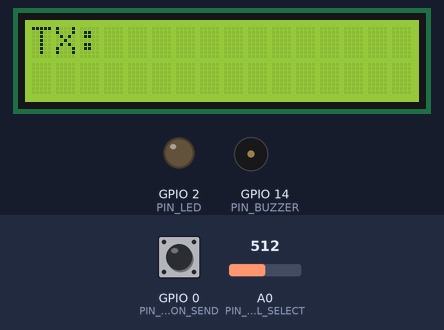
Bench run of a program on a simulated ESP8266 (NodeMCU). Parts: 16×2 character LCD, output pins drawn as LEDs (lit = HIGH), buzzer (waves = sounding). The inputs (shaded band) are chosen by the test bench; at power-on: GPIO 0 (PIN_BUTTON_SEND) HIGH, A0 (PIN_CHANNEL_SELECT) = 512. What the program prints to the serial monitor is not drawn.

Above: at 2.8 s.
2.9 s: GPIO 0 (PIN_BUTTON_SEND) pulled LOW for 0.15 s
At 5.2 s:
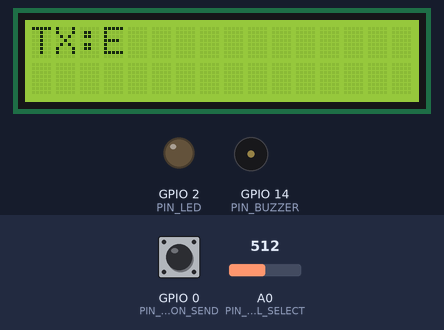
6.0 s: A0 (PIN_CHANNEL_SELECT) set to 684
9.0 s: A0 (PIN_CHANNEL_SELECT) set to 710
At 9.7 s:
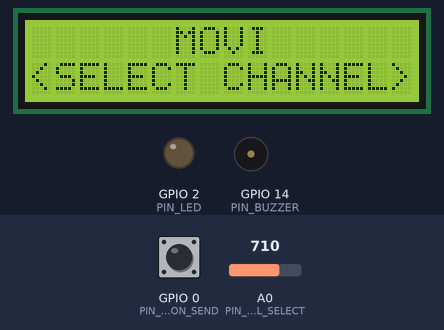
10.5 s: A0 (PIN_CHANNEL_SELECT) set to 390
At 11.0 s:
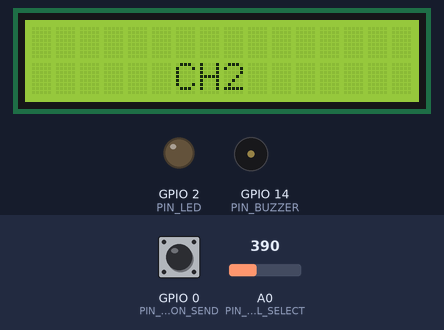
14.6 s: GPIO 0 (PIN_BUTTON_SEND) pulled LOW for 3.2 s
At 14.9 s:
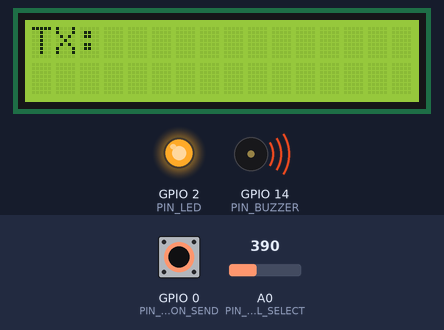
Timing chart, 0 to 19.3 s (numbered marks = the images above; inputs shaded):
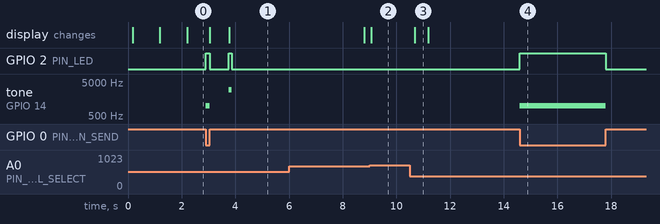

Measured:
- the behaviour switches between 700 and 701 on A0 (PIN_CHANNEL_SELECT) (found by bisection; images 1 and 2)
- after the input at 2.9 s, GPIO 2 (PIN_LED): alternates HIGH for 0.13 s and LOW for 0.70 s, 4 changes in all, then stays LOW, starting at once; tone on GPIO 14 (PIN_BUZZER): silent → 1000 Hz at once, → silent 0.15 s later, → 3000 Hz 0.70 s later, → silent 0.10 s later; the display: first changes after 0.15 s (image 1 shows a later state)
- after the input at 9.0 s, the display: changes after 0.07 s (image 2)
- after the input at 10.5 s, the display: changes after 0.18 s (image 3)
- after the input at 14.6 s, GPIO 2 (PIN_LED): LOW → HIGH at once, → LOW 3.2 s later; tone on GPIO 14 (PIN_BUZZER): silent → 1000 Hz at once, → silent 3.2 s later
- what the display in image 3 shows lasts 0.5 s, from 10.7 s to 11.2 s

The program:

main.cpp
```cpp
/****************************************************
 * Movi - Morse code/serial data transceiver and education tool.
 * Hardware:
 * - ESP-12E NodeMCU (ESP8266)
 * - 16x2 LCD (LiquidCrystal_I2C)
 * - 3-way channel select (Analog Voltage Divider on A0)
 * - Send button (D3)
 * - LED (D4) GPIO2
 * - Buzzer (D5) PGIO14
 ****************************************************/

#include <Arduino.h>
#include <LiquidCrystal_I2C.h>
#include <ESP8266WiFi.h>
#include <espnow.h>

/* =======================
   Pin Definitions
   ======================= */

/*
  PIN USAGE:
  A0 (ADC0)   CHANNEL SELECT (ANALOG INPUT)
  D1 (GPIO5)  LCD SCL
  D2 (GPIO4)  LCD SDA
  D3 (GPIO0)  SEND BUTTON (INPUT PULL_UP)
  D4 (GPIO2)  LED
  D5 (GPIO14) BUZZER (OUTPUT PWM)
*/

// Adjust these depending on your specific board mapping
#define PIN_CHANNEL_SELECT A0 // Analog Input
#define PIN_BUTTON_SEND 0     // D3 (GPIO 0)
#define PIN_LED 2             // D4 (GPIO 2)
#define PIN_BUZZER 14         // D5 (GPIO 14)

/* =======================
   Constants & Settings
   ======================= */
#define LCD_ADDRESS 0x27
#define LCD_COLUMNS 16
#define LCD_ROWS 2

// REPLACE WITH RECEIVER MAC Address
// universal mac address
uint8_t broadcastAddress[] = {0xFF, 0xFF, 0xFF, 0xFF, 0xFF, 0xFF};

// Timing thresholds
const unsigned long DOT_DURATION_MAX = 200;  // 0 - 0.2s is a dot
const unsigned long DASH_DURATION_MAX = 600; // 0.2 - 0.6s is a dash
const unsigned long CHAR_TIMEOUT = 700;      // 0.7s blank means end of char
const unsigned long BLANK_TIMEOUT = 5000;    // 5s blank means clear screen
const unsigned long DEBOUNCE = 30;           // 30ms debounce
const unsigned long ADC_POLL_TIME = 200;     // Throttle ADC to allow Wi-Fi to use the ADC
const unsigned long FEEDBACK_POLL_TIME = 5;  // Feedback tick every 5ms

/* =======================
   Objects
   ======================= */
LiquidCrystal_I2C lcd(LCD_ADDRESS, LCD_COLUMNS, LCD_ROWS);

/* =======================
   Variables & States
   ======================= */
enum StateEnum
{
  SELECTING_CHANNEL,
  IDLE,
  RX,
  TX
};
StateEnum state = StateEnum::SELECTING_CHANNEL;

enum ChannelEnum
{
  CHANNEL_NONE,
  CHANNEL_1,
  CHANNEL_2
};
ChannelEnum currentChannel = ChannelEnum::CHANNEL_NONE;

enum FeedbackType
{
  TX_FB = 1000,
  RX_FB = 1500,
  CHARACTER = 3000,
  ERROR = 2000
};

String inputSequence = ""; // Stores ".-" sequence
String textSequence = "";  // Stores recorded text sequence

// Morse Code Lookup Table (Simple version)
const struct
{
  const char *code;
  char letter;
} morseTable[] = {
    {".-", 'A'},
    {"-...", 'B'},
    {"-.-.", 'C'},
    {"-..", 'D'},
    {".", 'E'},
    {"..-.", 'F'},
    {"--.", 'G'},
    {"....", 'H'},
    {"..", 'I'},
    {".---", 'J'},
    {"-.-", 'K'},
    {".-..", 'L'},
    {"--", 'M'},
    {"-.", 'N'},
    {"---", 'O'},
    {".--.", 'P'},
    {"--.-", 'Q'},
    {".-.", 'R'},
    {"...", 'S'},
    {"-", 'T'},
    {"..-", 'U'},
    {"...-", 'V'},
    {".--", 'W'},
    {"-..-", 'X'},
    {"-.--", 'Y'},
    {"--..", 'Z'},
    {"-----", '0'},
    {".----", '1'},
    {"..---", '2'},
    {"...--", '3'},
    {"....-", '4'},
    {".....", '5'},
    {"-....", '6'},
    {"--...", '7'},
    {"---..", '8'},
    {"----.", '9'},
};

// Structure example to send data
// Must match the receiver structure
typedef struct struct_message
{
  ChannelEnum channel = ChannelEnum::CHANNEL_NONE;
  bool clear_input = false;
  bool clear_text = false;
  bool sent_input = false;
  bool sent_text = false;
  char input_sequence[8];
  char text_sequence[32];
} struct_message;

// Create a struct_message called txData
struct_message txData;
struct_message rxData;

volatile bool newMsgReceived = false;
volatile bool isGivingFeedback = false;
volatile bool usingTimeoutFeedback = false;

unsigned long lastFeedbackCheckTime = 0;
unsigned long lastChannelCheckTime = 0;
unsigned long stopFeedbackTime = 0;

/* =======================
   Function Prototypes
   ======================= */
void initHardware();
ChannelEnum getChannelSelection();
bool detectChannelChange(ChannelEnum channel);
void handleChannelChange(ChannelEnum channel);
void handleMorseInput();
void processCharacter();
char decodeMorse(String sequence);
void displayText(String textSeq, bool isTx = true);
void clearText(bool isTx = true);
void displayInput(String inputSeq);
void clearInput();
void setFeedback(bool active, FeedbackType feedbackToneType = FeedbackType::TX_FB);
void timeoutFeedback(unsigned long duration, FeedbackType feedbackToneType = FeedbackType::TX_FB);
void displayError();
void OnDataSent(uint8_t *mac, uint8_t sendStatus);
void OnDataRecv(uint8_t *mac, uint8_t *incomingData, uint8_t len);

/* =======================
   Setup
   ======================= */
void setup()
{
  Serial.begin(115200);
  initHardware();

  Serial.println("<SYSTEM READY>");
  lcd.setCursor(6, 0);
  lcd.print("MOVI");
  lcd.setCursor(1, 1);
  lcd.print("<SYSTEM READY>");
  delay(1000);

  ChannelEnum channel = getChannelSelection();
  handleChannelChange(channel);
}

/* =======================
   Main Loop
   ======================= */
void loop()
{
  unsigned long currentMillis = millis();

  // 1. Throttle the ADC to allow Wi-Fi to use the ADC
  if (currentMillis - lastChannelCheckTime > ADC_POLL_TIME)
  {
    lastChannelCheckTime = currentMillis;
    currentChannel = getChannelSelection();
    if (detectChannelChange(currentChannel))
      handleChannelChange(currentChannel);
  }

  // shut off feedback
  if (currentMillis - lastFeedbackCheckTime > FEEDBACK_POLL_TIME)
  {
    if (usingTimeoutFeedback && currentMillis >= stopFeedbackTime)
    {
      Serial.println("Timeout feedback OFF");
      usingTimeoutFeedback = false;
      setFeedback(false);
    }
    lastFeedbackCheckTime = currentMillis;
  }

  // 2. Skip if still selecting channel
  if (state == StateEnum::SELECTING_CHANNEL)
  {
    delay(50);
    return;
  }

  // Safely check for incoming messages and update the UI
  if (newMsgReceived)
  {
    newMsgReceived = false; // Lower the flag immediately

    if (rxData.channel == currentChannel)
    {
      state = StateEnum::RX;

      Serial.print("Morse Sequence: ");
      Serial.print(rxData.input_sequence);
      Serial.print("\t");
      Serial.print("Letter: ");
      Serial.println(rxData.text_sequence);

      // Update the LCD
      if (rxData.clear_text) // just started new transmission
      {
        clearInput();
        clearText(false);
      }
      if (rxData.clear_input)
      {
        clearInput();
      }
      displayInput(rxData.input_sequence);
      displayText(rxData.text_sequence, false);

      if (rxData.sent_input)
      {
        // get last character of rxData.input_sequence
        char lastChar = rxData.input_sequence[strlen(rxData.input_sequence) - 1];
        if (lastChar == '.')
        {
          timeoutFeedback(100, FeedbackType::RX_FB);
        }
        else if (lastChar == '-')
        {
          timeoutFeedback(300, FeedbackType::RX_FB);
        }
      }
      else if (rxData.sent_text)
      {
        timeoutFeedback(100, FeedbackType::CHARACTER);
      }
    }
    else
    {
      Serial.print("Message from other channel. Channel: ");
      Serial.println(rxData.channel);
    }
  }

  // 4. Handle input
  handleMorseInput();
}

/* =======================
   Functions
   ======================= */

void initHardware()
{
  // LCD
  Wire.begin();
  lcd.init();
  lcd.backlight();
  lcd.clear();

  // Buttons
  pinMode(PIN_BUTTON_SEND, INPUT_PULLUP);

  // Buzzer & LED
  pinMode(PIN_BUZZER, OUTPUT);
  pinMode(PIN_LED, OUTPUT);
  digitalWrite(PIN_BUZZER, LOW);
  digitalWrite(PIN_LED, LOW);

  // ESP-NOW
  // Set device as a Wi-Fi Station
  WiFi.mode(WIFI_STA);
  WiFi.disconnect(); // IMPORTANT: Disconnects from saved networks so the channel doesn't drift
  delay(100);

  if (esp_now_init() != 0)
  {
    Serial.println("Error initializing ESP-NOW");
    return;
  }

  // Once ESPNow is successfully Init, we will register for Send CB to
  // get the status of Trasnmitted packet
  esp_now_set_self_role(ESP_NOW_ROLE_COMBO);
  esp_now_register_send_cb(OnDataSent);
  esp_now_register_recv_cb(OnDataRecv);

  // Register peer
  // TODO: channel
  esp_now_add_peer(broadcastAddress, ESP_NOW_ROLE_COMBO, CHANNEL_1, NULL, 0);
}

ChannelEnum getChannelSelection()
{
  int sensorValue = analogRead(PIN_CHANNEL_SELECT);
  ChannelEnum channel;

  // Logic assumes a voltage divider switch:
  // ~0-50    = None
  // ~300-350 = Ch2
  // ~600-650 = Ch1
  // But we'll give leeway
  // 0~100 = None
  // 100~400 = Ch2
  // 400~700 = Ch1
  if (sensorValue > 100 && sensorValue <= 400)
    channel = ChannelEnum::CHANNEL_2;
  else if (sensorValue > 400 && sensorValue <= 700)
    channel = ChannelEnum::CHANNEL_1;
  else
    channel = ChannelEnum::CHANNEL_NONE;

  return channel;
}

ChannelEnum previousChannel = ChannelEnum::CHANNEL_NONE;
bool detectChannelChange(ChannelEnum channel)
{
  if (channel != previousChannel)
  {
    previousChannel = channel;
    return true;
  }
  return false;
}

void handleChannelChange(ChannelEnum channel)
{
  txData.channel = channel;
  switch (channel)
  {
  case ChannelEnum::CHANNEL_1:
  case ChannelEnum::CHANNEL_2:
    state = StateEnum::IDLE;

    lcd.clear();
    lcd.setCursor(6, 1);
    lcd.print("CH");
    lcd.print(channel);

    // Serial.print("Selected Channel: ");
    // Serial.println(channel);

    delay(500);

    lcd.clear();
    displayText("");

    break;

  case ChannelEnum::CHANNEL_NONE:
    state = StateEnum::SELECTING_CHANNEL;

    lcd.clear();
    lcd.setCursor(6, 0);
    lcd.print("MOVI");
    lcd.setCursor(0, 1);
    lcd.print("<SELECT CHANNEL>");

    // Serial.println("Selected Channel: None");

    break;
  }
}

unsigned long pressStartTime = 0;
unsigned long releaseStartTime = 0;
volatile bool buttonWasPressed = false;
void handleMorseInput()
{
  unsigned long now = millis();
  bool isPressed = (digitalRead(PIN_BUTTON_SEND) == LOW); // LOW because INPUT_PULLUP

  // 1. Button JUST Pressed
  if (isPressed && !buttonWasPressed)
  {
    if (inputSequence.length() < 16)
    {
      pressStartTime = now;
      buttonWasPressed = true;
      Serial.println("Button pressed feedback ON");
      setFeedback(true);

      if (state == StateEnum::RX)
      {
        clearInput();
        clearText();
      }
      state = StateEnum::TX;
    }
  }

  // 2. Button JUST Released
  else if (!isPressed && buttonWasPressed)
  {
    if (inputSequence.length() < 16)
    {
      unsigned long duration = now - pressStartTime;
      Serial.println("Button released feedback OFF");
      setFeedback(false);
      buttonWasPressed = false;
      releaseStartTime = now;

      if (inputSequence.length() == 0)
      {
        txData.clear_input = true;
      }
      else
      {
        txData.clear_input = false;
      }

      // Logic: 0 - 0.3s is Dot, >0.3s is Dash
      if (duration > DEBOUNCE && duration <= DOT_DURATION_MAX)
      {
        inputSequence += ".";
      }
      else if (duration > DOT_DURATION_MAX && duration <= DASH_DURATION_MAX)
      {
        inputSequence += "-";
      }

      // Update screen "Display the dot and dash on screen"
      displayInput(inputSequence);

      // Set values to send
      // Safely convert the String to a char array for transmission
      strncpy(txData.input_sequence, inputSequence.c_str(), sizeof(txData.input_sequence) - 1);
      txData.input_sequence[sizeof(txData.input_sequence) - 1] = '\0'; // Force null termination for safety
      txData.sent_input = true;
      // Send message via ESP-NOW
      esp_now_send(broadcastAddress, (uint8_t *)&txData, sizeof(txData));
      txData.sent_input = false;
    }
  }

  // 3. Waiting (Gap Check)
  else if (!isPressed)
  {
    // "A blank of CHAR_TIMEOUT or above?"
    unsigned long duration = now - releaseStartTime;
    if (duration >= CHAR_TIMEOUT && inputSequence.length() > 0)
    {
      processCharacter();
    }
    else if (duration >= BLANK_TIMEOUT && textSequence.length() > 0 && state != StateEnum::RX)
    {
      state = StateEnum::IDLE;
      clearText();
      clearInput();
      strncpy(txData.input_sequence, "", sizeof(txData.input_sequence) - 1);
      strncpy(txData.text_sequence, "", sizeof(txData.text_sequence) - 1);
    }
  }
}

void processCharacter()
{
  // "The corresponding alphabet exist?"
  char letter = decodeMorse(inputSequence);

  if (letter != '?')
  {
    // YES: "Transform... Send information"
    if (textSequence.length() == 0)
    {
      txData.clear_text = true;
    }
    else
    {
      txData.clear_text = false;
    }

    textSequence += letter;
    displayText(textSequence);

    Serial.print("MORSE:");
    Serial.print(inputSequence);
    Serial.print("\t");
    Serial.print("LETTER:");
    Serial.print(letter);
    Serial.print("\t");
    Serial.print("SENT:");
    Serial.println(textSequence);

    timeoutFeedback(100, FeedbackType::CHARACTER);

    // Set values to send
    // Safely convert the String to a char array for transmission
    strncpy(txData.text_sequence, textSequence.c_str(), sizeof(txData.text_sequence) - 1);
    txData.text_sequence[sizeof(txData.text_sequence) - 1] = '\0'; // Force null termination for safety

    // Send message via ESP-NOW
    txData.sent_text = true;
    esp_now_send(broadcastAddress, (uint8_t *)&txData, sizeof(txData));
    txData.sent_text = false;
  }
  else
    displayError();

  // Reset for next input
  clearInput();
  releaseStartTime = millis(); // Reset timer
}

void displayText(String textSeq, bool isTx)
{
  lcd.setCursor(0, 0);
  if (isTx)
    lcd.print("TX:");
  else
    lcd.print("RX:");
  lcd.print(textSeq);
}

void clearText(bool isTx)
{
  textSequence = "";
  displayText("             ", isTx);
  // Serial.println("Cleared text");
}

void displayInput(String inputSeq)
{
  lcd.setCursor(0, 1);
  lcd.print(inputSeq);
}

void clearInput()
{
  inputSequence = "";
  displayInput("                ");
}

void displayError()
{
  displayInput("<Error>");
}

char decodeMorse(String sequence)
{
  for (unsigned int i = 0; i < sizeof(morseTable) / sizeof(morseTable[0]); i++)
  {
    if (sequence == morseTable[i].code)
    {
      return morseTable[i].letter;
    }
  }
  return '?'; // Not found
}

void setFeedback(bool active, FeedbackType feedbackToneType)
{
  // "Set the buzzer and led light simultaneously"
  if (active)
  {
    // Serial.println("Feedback ON");
    isGivingFeedback = true;
    digitalWrite(PIN_LED, HIGH);        // LED ON
    tone(PIN_BUZZER, feedbackToneType); // Buzzer Tone
  }
  else
  {
    // Serial.println("Feedback OFF");
    isGivingFeedback = false;
    digitalWrite(PIN_LED, LOW); // LED OFF
    noTone(PIN_BUZZER);         // Buzzer OFF
  }
}

void timeoutFeedback(unsigned long duration, FeedbackType feedbackToneType)
{
  usingTimeoutFeedback = true;
  stopFeedbackTime = millis() + duration;
  Serial.println("Timeout Feedback ON");
  setFeedback(true, feedbackToneType);
}

// Callback when data is sent
void OnDataSent(uint8_t *mac, uint8_t sendStatus)
{
  if (sendStatus != 0)
  {
    Serial.println("Packet Delivery fail");
  }
}

// Callback function that will be executed when data is received
void OnDataRecv(uint8_t *mac, uint8_t *incomingData, uint8_t len)
{
  // Safety check: Only accept data if it perfectly matches our struct size
  if (len == sizeof(rxData))
  {
    memcpy(&rxData, incomingData, sizeof(rxData));
    newMsgReceived = true; // Raise the flag!
  }
  else
  {
    Serial.println("RX Error: Payload size mismatch!");
  }
}
```
